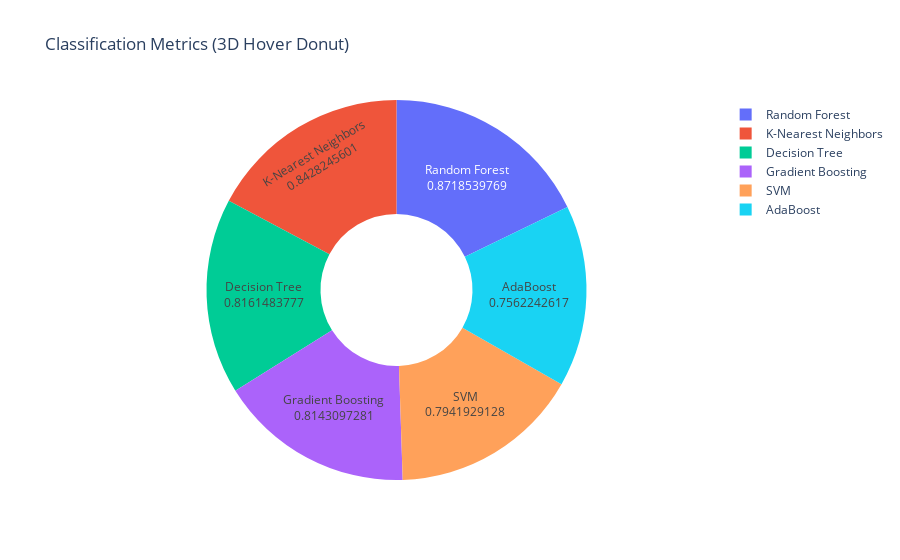
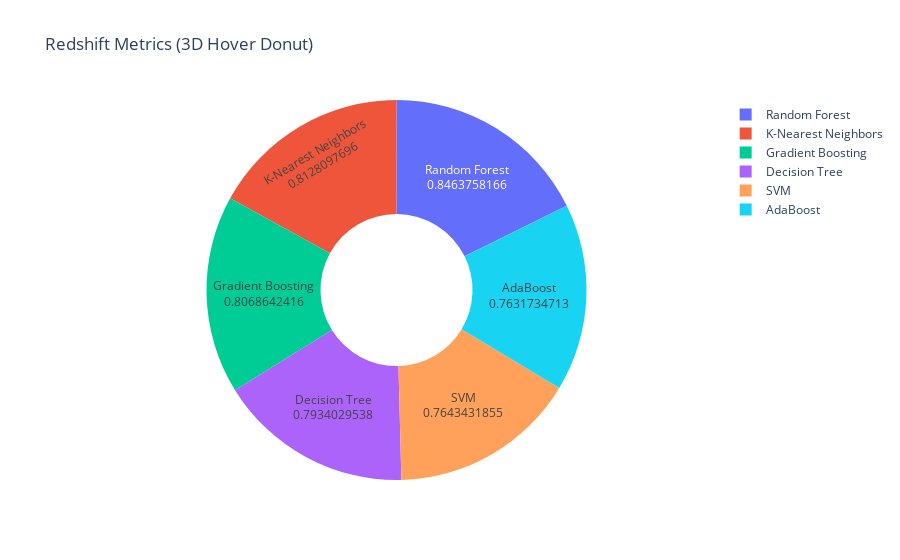
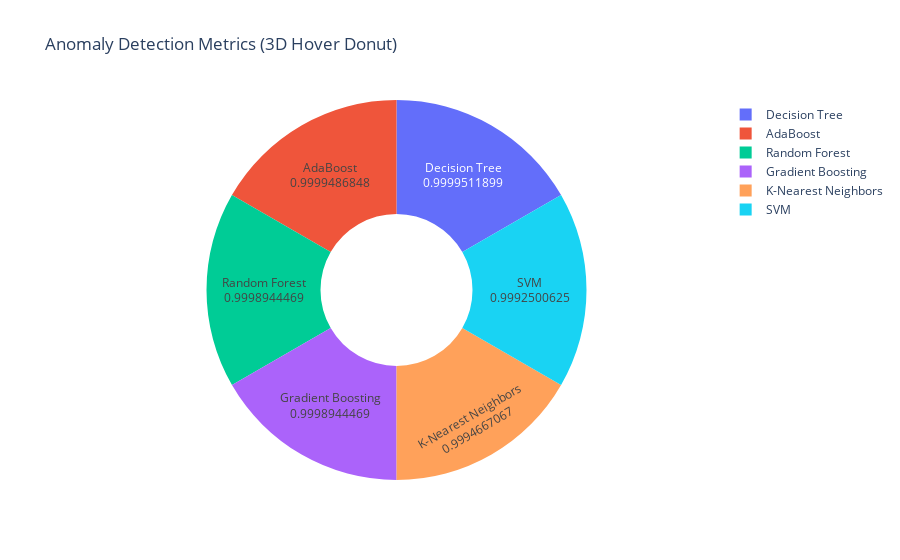

Notebook code for these charts, in order:
### Code cell
# Visualization for all metrics using 3D Hover Donut Charts
classification_metrics = pd.DataFrame(classification_results).T
redshift_metrics = pd.DataFrame(redshift_results).T
anomaly_metrics = pd.DataFrame(anomaly_results).T

# 3D Hover Donut Chart for Classification Metrics
fig1 = go.Figure(data=[
    go.Pie(
        labels=classification_metrics.index,
        values=classification_metrics['F1 Score'],
        hole=0.4,
        hoverinfo="label+percent+value",
        textinfo="label+value",
        marker=dict(colors=plt.cm.viridis(np.linspace(0, 1, len(classification_metrics.index))))
    )
])
fig1.update_layout(title="Classification Metrics (3D Hover Donut)")
fig1.show()

# 3D Hover Donut Chart for Redshift Metrics
fig2 = go.Figure(data=[
    go.Pie(
        labels=redshift_metrics.index,
        values=redshift_metrics['F1 Score'],
        hole=0.4,
        hoverinfo="label+percent+value",
        textinfo="label+value",
        marker=dict(colors=plt.cm.viridis(np.linspace(0, 1, len(redshift_metrics.index))))
    )
])
fig2.update_layout(title="Redshift Metrics (3D Hover Donut)")
fig2.show()

# 3D Hover Donut Chart for Anomaly Detection Metrics
fig3 = go.Figure(data=[
    go.Pie(
        labels=anomaly_metrics.index,
        values=anomaly_metrics['F1 Score'],
        hole=0.4,
        hoverinfo="label+percent+value",
        textinfo="label+value",
        marker=dict(colors=plt.cm.viridis(np.linspace(0, 1, len(anomaly_metrics.index))))
    )
])
fig3.update_layout(title="Anomaly Detection Metrics (3D Hover Donut)")
fig3.show()

### Figure 1 — Plotly figure (JSON) as saved in the notebook; plotly's stock layout.template omitted (floating-point values rounded to 4 significant figures)
{"data": [{"hole": 0.4, "hoverinfo": "label+percent+value", "labels": ["Random Forest", "Gradient Boosting", "AdaBoost", "K-Nearest Neighbors", "SVM", "Decision Tree"], "marker": {"colors": [[0.267, 0.004874, 0.3294, 1], [0.2539, 0.2653, 0.53, 1], [0.1636, 0.4711, 0.5581, 1], [0.1347, 0.6586, 0.5176, 1], [0.4775, 0.8214, 0.3182, 1], [0.9932, 0.9062, 0.1439, 1]]}, "textinfo": "label+value", "type": "pie", "values": [0.8719, 0.8143, 0.7562, 0.8428, 0.7942, 0.8161]}], "layout": {"title": {"text": "Classification Metrics (3D Hover Donut)"}}}

### Figure 2 — Plotly figure (JSON) as saved in the notebook; plotly's stock layout.template omitted (floating-point values rounded to 4 significant figures)
{"data": [{"hole": 0.4, "hoverinfo": "label+percent+value", "labels": ["Random Forest", "Gradient Boosting", "AdaBoost", "K-Nearest Neighbors", "SVM", "Decision Tree"], "marker": {"colors": [[0.267, 0.004874, 0.3294, 1], [0.2539, 0.2653, 0.53, 1], [0.1636, 0.4711, 0.5581, 1], [0.1347, 0.6586, 0.5176, 1], [0.4775, 0.8214, 0.3182, 1], [0.9932, 0.9062, 0.1439, 1]]}, "textinfo": "label+value", "type": "pie", "values": [0.8464, 0.8069, 0.7632, 0.8128, 0.7643, 0.7934]}], "layout": {"title": {"text": "Redshift Metrics (3D Hover Donut)"}}}

### Figure 3 — Plotly figure (JSON) as saved in the notebook; plotly's stock layout.template omitted (floating-point values rounded to 4 significant figures)
{"data": [{"hole": 0.4, "hoverinfo": "label+percent+value", "labels": ["Random Forest", "Gradient Boosting", "AdaBoost", "K-Nearest Neighbors", "SVM", "Decision Tree"], "marker": {"colors": [[0.267, 0.004874, 0.3294, 1], [0.2539, 0.2653, 0.53, 1], [0.1636, 0.4711, 0.5581, 1], [0.1347, 0.6586, 0.5176, 1], [0.4775, 0.8214, 0.3182, 1], [0.9932, 0.9062, 0.1439, 1]]}, "textinfo": "label+value", "type": "pie", "values": [0.9999, 0.9999, 0.9999, 0.9995, 0.9993, 1.0]}], "layout": {"title": {"text": "Anomaly Detection Metrics (3D Hover Donut)"}}}
